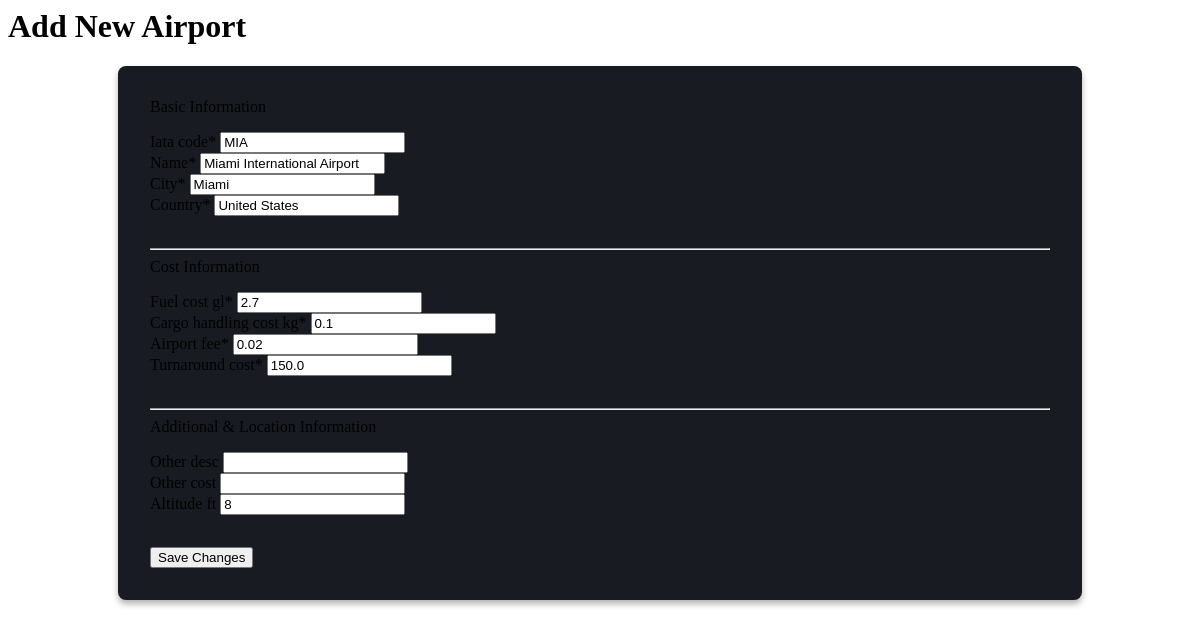
Page /edit-airport/4/ on the committed database.
### main/models.py (models this page shows, shortened)
class Airport(models.Model):
	iata_code = models.CharField(max_length=3, unique=True)
	name = models.CharField(max_length=100)
	city = models.CharField(max_length=100)
	country = models.CharField(max_length=100)
	latitude = models.FloatField(blank=True, null=True)
	longitude = models.FloatField(blank=True, null=True)
	altitude_ft = models.IntegerField(blank=True, null=True)
	fuel_cost_gl = models.FloatField()
	cargo_handling_cost_kg = models.FloatField()
	airport_fee = models.FloatField()
	turnaround_cost = models.FloatField()
	other_desc = models.CharField(max_length=255, blank=True)
	other_cost = models.FloatField(blank=True, null=True)

### main/views.py (the view)
# urls.py: path('edit-airport/<int:pk>/', views.edit_airport, name='edit_airport'),
def edit_airport(request, pk):
	airport = Airport.objects.get(pk=pk)
	if request.method == 'POST':
		form = AirportForm(request.POST, instance=airport)
		if form.is_valid():
			form.save()
			return redirect('home')
	else:
		form = AirportForm(instance=airport)
	return render(request, 'add_airport.html', {'form': form, 'edit_mode': True, 'airport_id': pk})

### main/forms.py
class AirportForm(forms.ModelForm):
    class Meta:
        model = Airport
        fields = [
            'iata_code', 'name', 'city', 'country',
            'latitude', 'longitude', 'altitude_ft',
            'fuel_cost_gl', 'cargo_handling_cost_kg', 'airport_fee', 'turnaround_cost',
            'other_desc', 'other_cost'
        ]
        widgets = {field: forms.TextInput(attrs={'class': 'aircraft-form-control'}) for field in fields}

### templates/add_airport.html (shortened to what this page needs)
{% load crispy_forms_tags %}
{% if form %}
<div class="tab-content-inner aircraft-form-page">
  <div class="aircraft-header">
    <h1 class="aircraft-title">Add New Airport</h1>
  </div>
  <div class="aircraft-form-container">
    <form method="post" action="{% if edit_mode %}/edit-airport/{{ airport_id }}/{% else %}/add-airport/{% endif %}" id="airport-form" class="fixed-scroll-form">
      <div class="aircraft-form-section">
        <div class="aircraft-section-title">Basic Information</div>
        <div class="aircraft-form-row three-col unified-spacing">
          <div class="aircraft-form-group">{{ form.iata_code|as_crispy_field|safe }}</div>
          <div class="aircraft-form-group">{{ form.name|as_crispy_field|safe }}</div>
          <div class="aircraft-form-group">{{ form.city|as_crispy_field|safe }}</div>
          <div class="aircraft-form-group">{{ form.country|as_crispy_field|safe }}</div>
        </div>
      </div>
      <hr class="aircraft-section-separator" />
      <div class="aircraft-form-section">
        <div class="aircraft-section-title">Cost Information</div>
        <div class="aircraft-form-row three-col unified-spacing">
          <div class="aircraft-form-group">{{ form.fuel_cost_gl|as_crispy_field }}</div>
          <div class="aircraft-form-group">{{ form.cargo_handling_cost_kg|as_crispy_field }}</div>
          <div class="aircraft-form-group">{{ form.airport_fee|as_crispy_field }}</div>
          <div class="aircraft-form-group">{{ form.turnaround_cost|as_crispy_field }}</div>
        </div>
      </div>
      <hr class="aircraft-section-separator" />
      <div class="aircraft-form-section">
        <div class="aircraft-section-title">Additional & Location Information</div>
        <div class="aircraft-form-row three-col unified-spacing">
          <div class="aircraft-form-group">{{ form.other_desc|as_crispy_field }}</div>
          <div class="aircraft-form-group">{{ form.other_cost|as_crispy_field }}</div>
          <div class="aircraft-form-group">{{ form.altitude_ft|as_crispy_field }}</div>
        </div>
      </div>
      <button type="submit" class="aircraft-btn">{% if edit_mode %}Save Changes{% else %}Add Airport{% endif %}</button>
    </form>
  </div>
</div>
{% endif %}

### templates/add_airport.html (style rules this page uses)
.fixed-scroll-form { max-width: 900px; min-width: 600px; max-height: 80vh; overflow-y: auto; margin: 0 auto; background: #181c22; border-radius: 8px; padding: 2rem; box-shadow: 0 4px 6px rgba(0,0,0,0.3); }
.unified-spacing { gap: 2rem !important; margin-bottom: 2rem !important; }
.aircraft-form-section { margin-bottom: 2rem !important; }
.aircraft-section-title { margin-bottom: 1rem !important; }

### rows in the picture
Airport: iata_code "MIA", name "Miami International Airport", city "Miami", country "United States", fuel_cost_gl "2.7", cargo_handling_cost_kg "0.1", airport_fee "0.02", turnaround_cost "150.0", altitude_ft "8"
